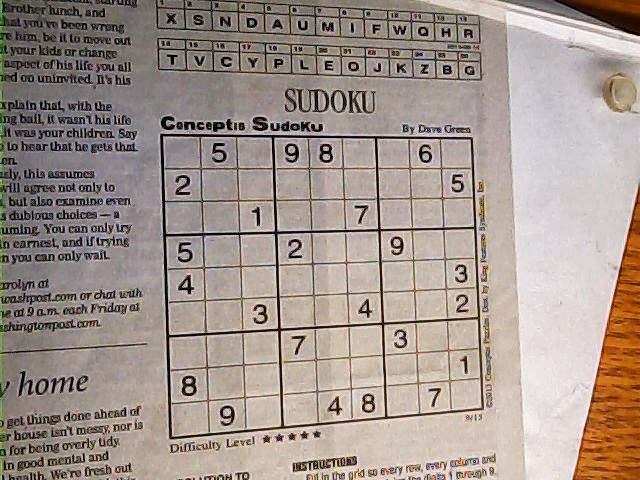
#> input picture ImageProcessing/ComputerVis_Examples/threshold/src/sudoku.jpg, 640 x 480 px, found by its file name
$ jupyter execute Threshold.ipynb
#> lines starting #> are read from the running program, lines starting #| are printed output that depends on the picture; after the words box and inside, x2 and y2 are one past the last pixel; in counts of white or black regions, pixels touching at a corner belong together
THRESHOLD

[cell 1]
#gerekli kütüphanelerimizi aktarıyoruz
import cv2

foto = cv2.imread("d:CV_WithPython/DATA/sudoku.jpg") #resimlerimizi diskten alıyoruz
#> foto is the input picture: shape (480, 640, 3); mean B, G, R 141.4, 148.9, 162.2
foto = cv2.cvtColor(foto,cv2.COLOR_BGR2GRAY)
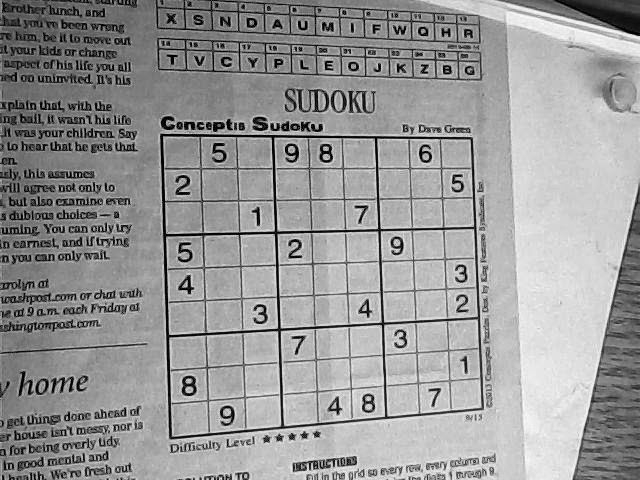
#> foto: shape (480, 640); min 0, max 254, mean 152.1

ret,thresh1 = cv2.threshold(foto,127,255,cv2.THRESH_BINARY)  #127 değerinin alrındakileri 0 a üstündeki değerleri 255e eşitleriz
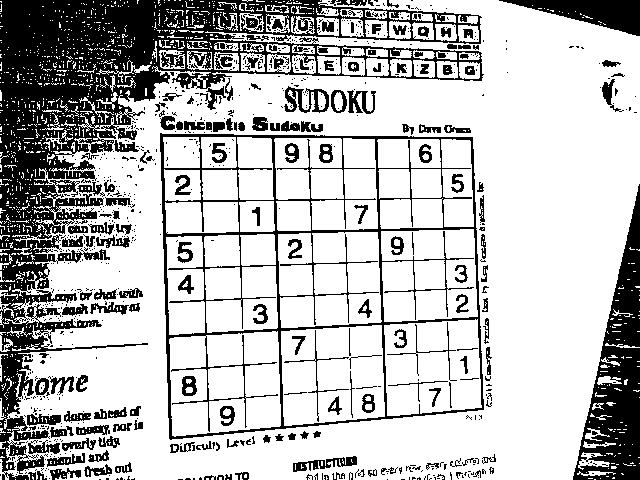
#> thresh1: shape (480, 640); 73.3% white; 842 black regions (658 under 20 px), largest, box (x1, y1, x2, y2) and area: (0, 0, 484, 480) 42215, (160, 133, 484, 440) 9905, (573, 184, 640, 480) 8687
thresh2 = cv2.adaptiveThreshold(foto,255,cv2.ADAPTIVE_THRESH_MEAN_C,cv2.THRESH_BINARY,11,8)  #3.deger piksellerin ortalamsını alarak thresh yapar '11' komşu piksele bakmasını söyledik 8 sabit bir sayı
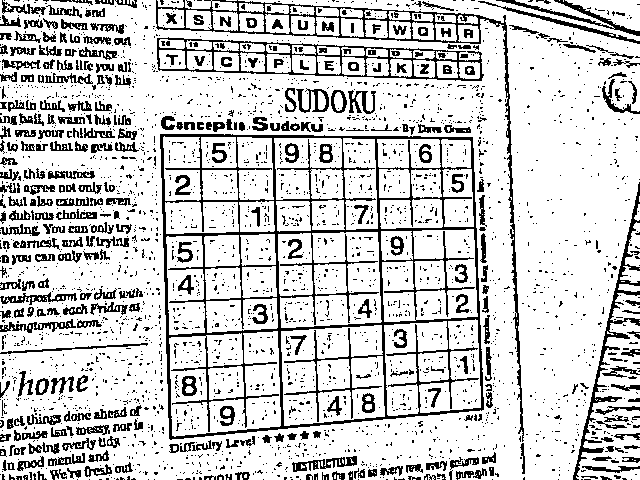
#> thresh2: shape (480, 640); 80.4% white; black in thin lines or dots

cv2.imshow("foto",foto)                             #ADAPTIVE_THRESH_GAUSSIAN_C de hemen hemen aynı fakat hesaplanma yöntemleri farklı onu da kullanabilirsin
cv2.imshow("th1",thresh1)
cv2.imshow("th2",thresh2)

cv2.waitKey(0)
cv2.destroyAllWindows()  #tüm pencereleri kapatıyoruz
